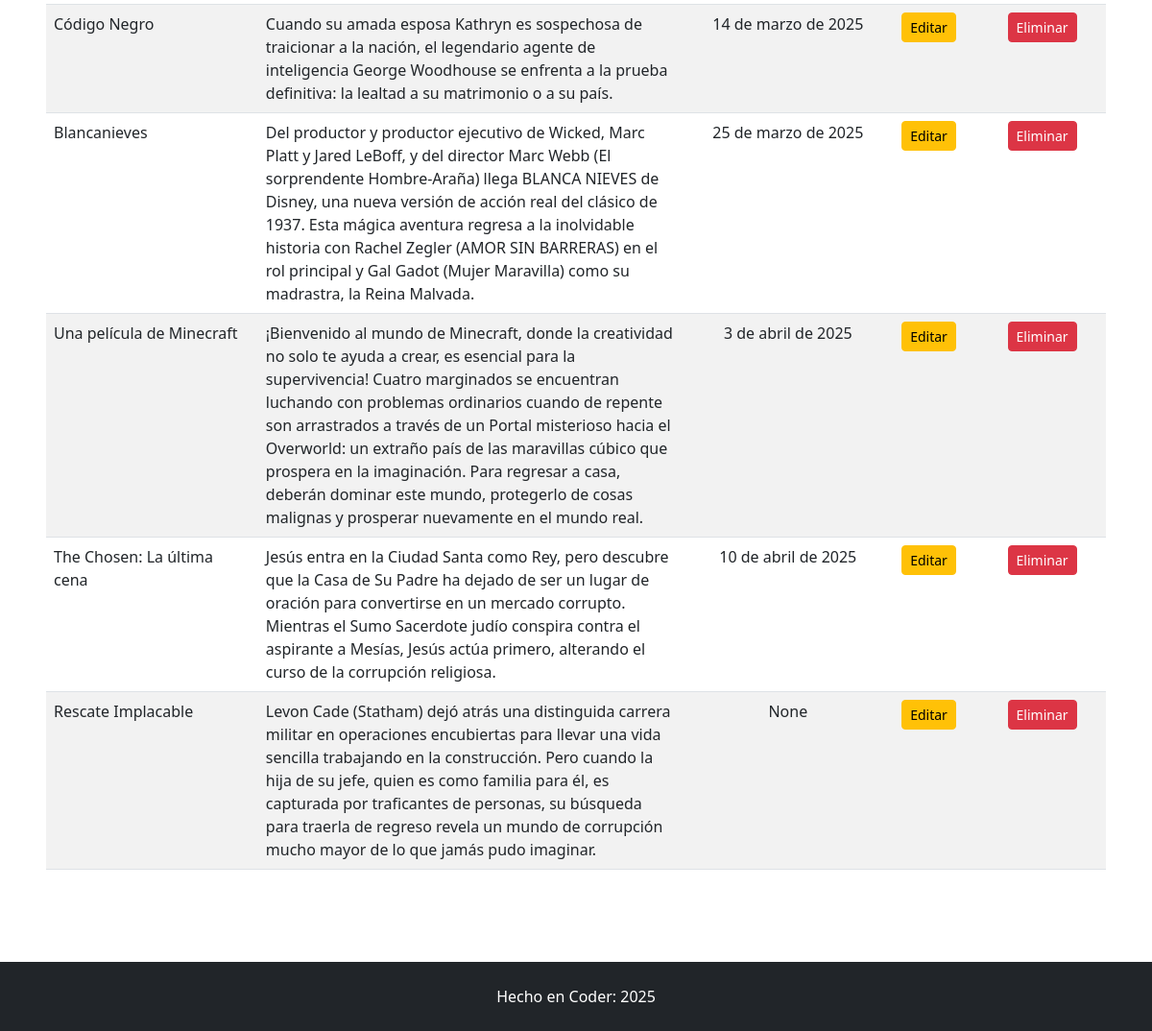
/peliculas/ (lower part), run on an earlier commit of the app's database.
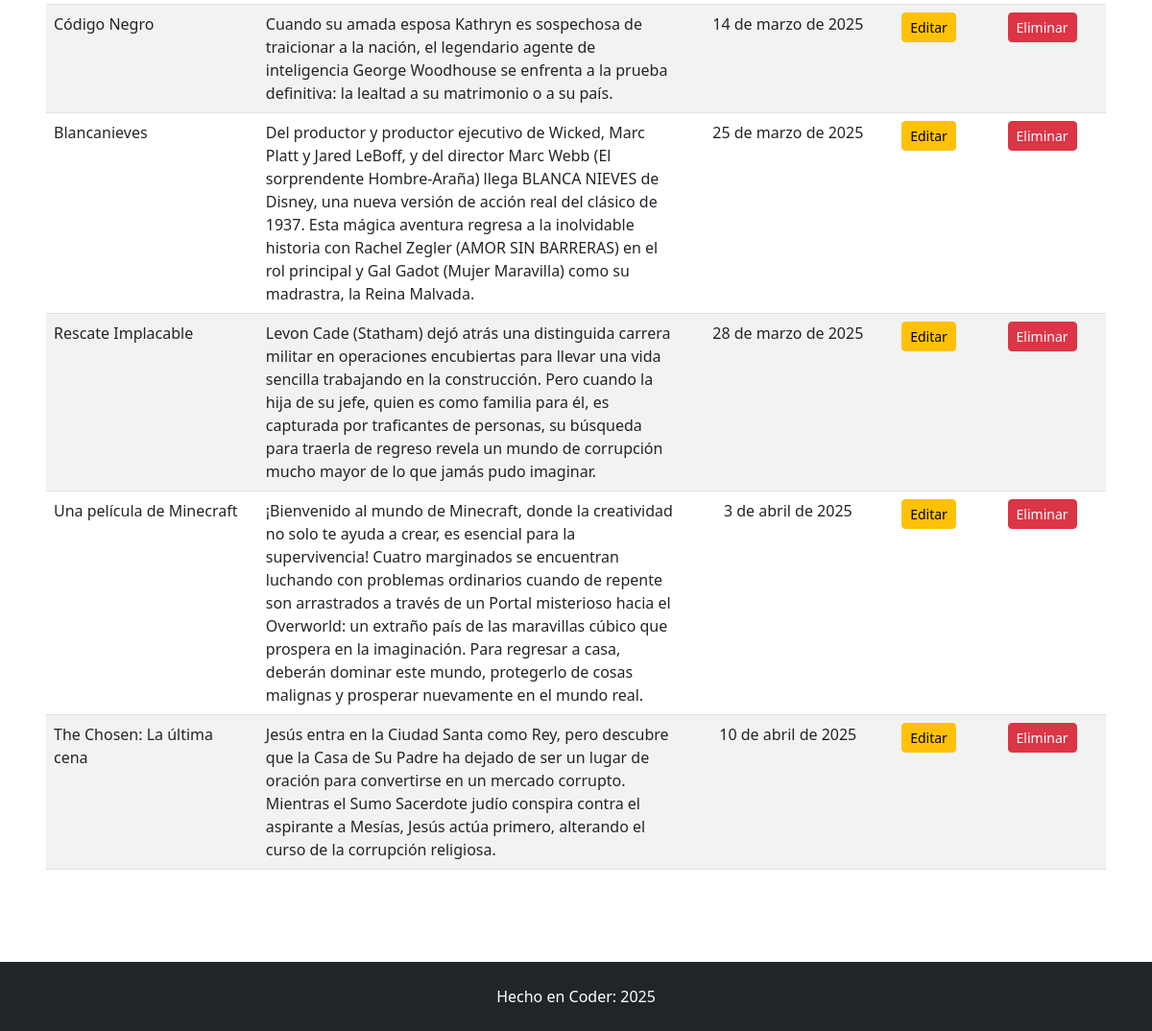
And on a later commit of the database.
### candy/models.py (models this page shows)
class Peliculas(models.Model):
    titulo = models.CharField(max_length=200)
    descripcion = models.TextField()
    fecha_lanzamiento = models.DateField()

### candy/views.py (the view)
# urls.py: path('peliculas/', views.empleados_peliculas, name='peliculas'),
def empleados_peliculas(request):
    peliculas = Peliculas.objects.all().order_by('fecha_lanzamiento')
    if request.method == "GET":
        form = forms.PeliculaForm()
    if request.method == "POST":
        form = forms.PeliculaForm(request.POST)
        if form.is_valid():
            form.save()
            return redirect('candy:peliculas')
    return render(request, 'candy/peliculas.html', {'form': form, 'peliculas': peliculas})

### candy/templates/candy/peliculas.html (shortened to what this page needs)
{% extends 'candy/base.html' %}
        {% block content %}
        {% load static %}
            <br>
            <table class="table table-striped">
                <thead>
            <table class="table table-striped">
                <tbody>
                {% for p in peliculas %}
                    <tr>
                        <td class="col-md-2">{{p.titulo}}</td>
                        <td class="col-md-4">{{p.descripcion}}</td>
                        <td class="col-md-2 text-center">{{p.fecha_lanzamiento}}</td>
                        <td class="col-md-1"><a href="{% url 'candy:pelicula_update' p.id %}" class="btn btn-sm btn-warning">Editar</a></td>
                        <td class="col-md-1"><a href="{% url 'candy:pelicula_delete' p.id %}" class="btn btn-sm btn-danger">Eliminar</a></td>
                    </tr>
                {% endfor %}
            </tbody>
        </table>
        {% endblock content %}

What changed in the data, as far as the page shows it:
changed Peliculas "Rescate Implacable": fecha_lanzamiento "None" → "28 de marzo de 2025"; moves up the list
